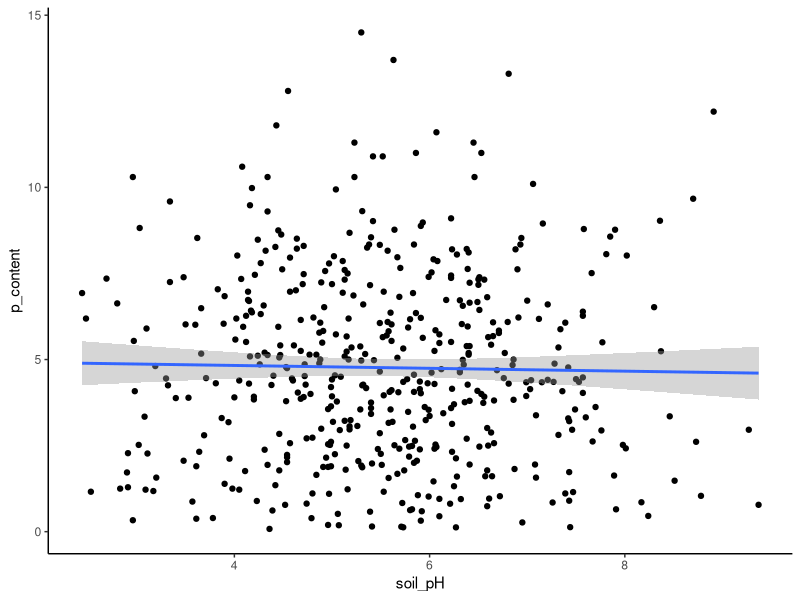
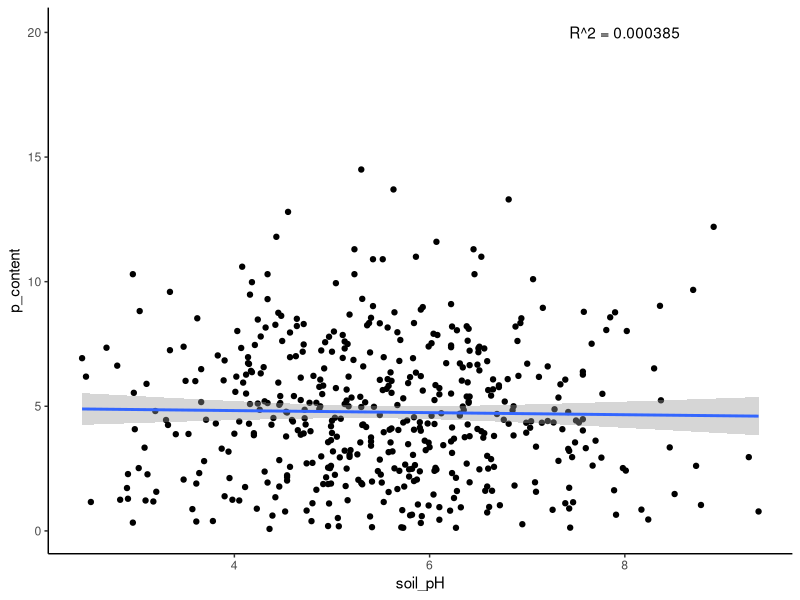

The R source for these figures, in order:
## ---- chunk 1
# An addition function
add_numbers <- function(x, y) {
  z <- x + y
  return(z)
}
## ---- chunk 2
# Use our new function
add_numbers(5, 5)

# Store our result
sum <- add_numbers(10, 10)

# View our result
sum
## ---- chunk 3
# Multiplication function
multiply_numbers <- function(x, y, z) {
  a <- x * y * z
  return(z)
}

# Test function
multiply_numbers(1, 3, 3)
## ---- chunk 4
# Load in tidyverse first!
library(tidyverse)
## ---- chunk 5
# Load the dataframe into your environment by reading the hairgrass_data.csv file
hairgrass <- read_csv('data/hairgrass_data.csv')
## ---- chunk 6
# Demonstration of the print function
print(mean(hairgrass$soil_pH))
## ---- chunk 7
# Write your function here
# Remember to use print!

load_and_inspect <- function(dataframe) {
  
  # Print first 10 rows
  print(head(dataframe, 10))
  
  # Print last 10 rows
  print(tail(dataframe, 10))
  
}
## ---- chunk 8
# Test our function on hairgrass data
load_and_inspect(hairgrass)
## ---- chunk 9
# Write your function here!
do_regression <- function(independent, dependent) {
  
  # Linear model
  lm_model <- lm(dependent ~ independent)
  
  # Print result
  print(summary(lm_model))
  
}
## ---- chunk 10
# Test function on hairgrass data
do_regression(hairgrass$soil_pH, hairgrass$hairgrass_density_m2)
## ---- chunk 11
# Write your function here!
plot_data <- function(dataframe, x, y) {
  
  # Make plot 
  plot <- ggplot(dataframe, aes_string(x = x, y = y)) +
    geom_point() +
    geom_smooth(method = "lm") +
    theme_classic()
  
  # Return plot
  return(plot)
  
}
## ---- chunk 12
# Test function on harigrass data
plot_data(hairgrass, "soil_pH", "p_content")
## ---- chunk 13
# Write your function here!

# Calculate R-squared outside the function
r <- cor(x = hairgrass$soil_pH, y = hairgrass$p_content)

# Round the value because otherwise it is extremely long!
r_squared <- round(r^2, 6) 

# Make our function
plot_with_r2 <- function(dataframe, x, y, r_squared) {
  
  # Create the plot with points and regression line
  plot <- ggplot(dataframe, aes_string(x = x, y = y)) + 
    geom_point() +
    geom_smooth(method = "lm") +
    annotate("text", x = 8, y = 20, label = paste("R^2 =", r_squared)) +
    theme_classic()

  # Return plot
  return(plot)
  
}

## ---- chunk 14
# Test function on hairgrass data
plot_with_r2(hairgrass, "soil_pH", "p_content", r_squared)
